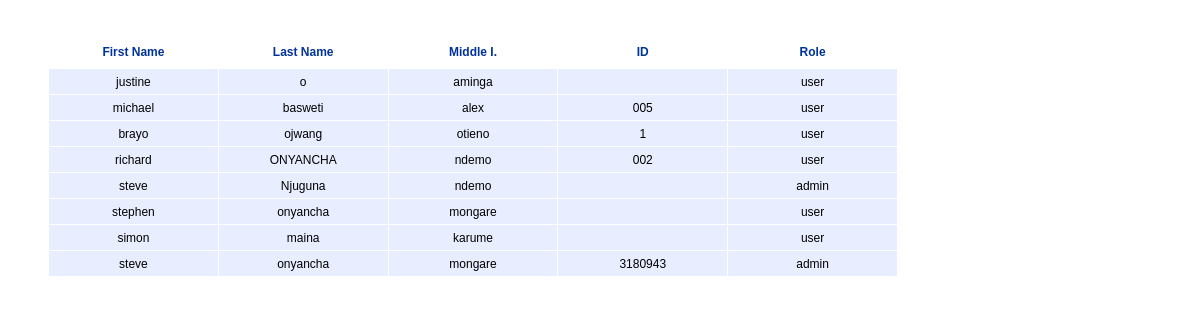
Page /searchUser.php on the committed database.
### tables this page shows
CREATE TABLE `tbuser` (
  `id` varchar(10) NOT NULL,
  `email` varchar(30) NOT NULL,
  `fname` varchar(255) NOT NULL,
  `mi` varchar(255) NOT NULL,
  `lname` varchar(255) NOT NULL,
  `priv` varchar(255) NOT NULL,
  `password` varchar(255) NOT NULL
);

### allusers.php (the view, shortened to what this page needs)
<table width="850" border="0" cellspacing="1" style=" margin-left:20px;background:;font-size:12px; font-family:Verdana, Geneva, sans-serif;">
<?php
	include('database/config.php');
$q="select * from tbuser";
$rs=mysqli_query($link,$q);
while($row=mysqli_fetch_array($rs)){
	?>
  <tr bgcolor="#E8EDFF" align="center" class="hr" height="25">
    <td width="150">
	<?php echo $row['fname'];?>
    </td>
    <td  width="150"><?php echo $row['lname']; ?></td>
    <td width="150"><?php echo $row['mi']; ?></td>
      <td width="150"><?php echo $row['id']; ?></td>
      <td width="150"><?php echo $row['priv']; ?></td>
  </tr>
<?php	}
?>
<tr height="25">
<td colspan="6">
</td>
</tr>
</table>

### rows in the picture
tbuser: fname "justine", lname "o", mi "aminga", priv "user"
tbuser: fname "michael", lname "basweti", mi "alex", id "005", priv "user"
tbuser: fname "brayo", lname "ojwang", mi "otieno", id "1", priv "user"
tbuser: fname "richard", lname "ONYANCHA", mi "ndemo", id "002", priv "user"
tbuser: fname "steve", lname "Njuguna", mi "ndemo", priv "admin"
tbuser: fname "stephen", lname "onyancha", mi "mongare", priv "user"
tbuser: fname "simon", lname "maina", mi "karume", priv "user"
tbuser: fname "steve", lname "onyancha", mi "mongare", id "3180943", priv "admin"
